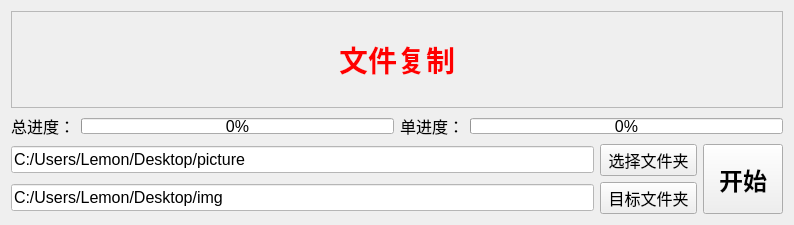
<?xml version="1.0" encoding="UTF-8"?>
<ui version="4.0">
 <class>MainWindow</class>
 <widget class="QMainWindow" name="MainWindow">
  <property name="geometry">
   <rect>
    <x>0</x>
    <y>0</y>
    <width>794</width>
    <height>225</height>
   </rect>
  </property>
  <property name="font">
   <font>
    <pointsize>6</pointsize>
   </font>
  </property>
  <property name="windowTitle">
   <string>File Copy</string>
  </property>
  <property name="styleSheet">
   <string notr="true"/>
  </property>
  <widget class="QWidget" name="centralWidget">
   <layout class="QGridLayout" name="gridLayout">
    <item row="0" column="0" colspan="2">
     <widget class="QLabel" name="staLab">
      <property name="font">
       <font>
        <pointsize>22</pointsize>
        <weight>75</weight>
        <bold>true</bold>
       </font>
      </property>
      <property name="styleSheet">
       <string notr="true">color: rgb(255, 0, 0);</string>
      </property>
      <property name="frameShape">
       <enum>QFrame::StyledPanel</enum>
      </property>
      <property name="text">
       <string>文件复制</string>
      </property>
      <property name="alignment">
       <set>Qt::AlignCenter</set>
      </property>
     </widget>
    </item>
    <item row="2" column="0">
     <layout class="QVBoxLayout" name="verticalLayout">
      <item>
       <layout class="QHBoxLayout" name="horizontalLayout">
        <item>
         <widget class="QLineEdit" name="srcLineEdit">
          <property name="font">
           <font>
            <pointsize>12</pointsize>
           </font>
          </property>
          <property name="styleSheet">
           <string notr="true">background-color: rgb(255, 255, 255);</string>
          </property>
          <property name="text">
           <string>C:/Users/Lemon/Desktop/picture</string>
          </property>
         </widget>
        </item>
        <item>
         <widget class="QPushButton" name="selectSrcBtn">
          <property name="font">
           <font>
            <pointsize>12</pointsize>
           </font>
          </property>
          <property name="styleSheet">
           <string notr="true"/>
          </property>
          <property name="text">
           <string> 选择文件夹 </string>
          </property>
         </widget>
        </item>
       </layout>
      </item>
      <item>
       <layout class="QHBoxLayout" name="horizontalLayout_2">
        <item>
         <widget class="QLineEdit" name="desLineEdit">
          <property name="font">
           <font>
            <pointsize>12</pointsize>
           </font>
          </property>
          <property name="styleSheet">
           <string notr="true">background-color: rgb(255, 255, 255);</string>
          </property>
          <property name="text">
           <string>C:/Users/Lemon/Desktop/img</string>
          </property>
         </widget>
        </item>
        <item>
         <widget class="QPushButton" name="selectDesBtn">
          <property name="font">
           <font>
            <pointsize>12</pointsize>
           </font>
          </property>
          <property name="styleSheet">
           <string notr="true"/>
          </property>
          <property name="text">
           <string> 目标文件夹 </string>
          </property>
         </widget>
        </item>
       </layout>
      </item>
     </layout>
    </item>
    <item row="2" column="1">
     <widget class="QPushButton" name="startBtn">
      <property name="sizePolicy">
       <sizepolicy hsizetype="Preferred" vsizetype="Preferred">
        <horstretch>0</horstretch>
        <verstretch>0</verstretch>
       </sizepolicy>
      </property>
      <property name="font">
       <font>
        <pointsize>18</pointsize>
        <weight>75</weight>
        <bold>true</bold>
       </font>
      </property>
      <property name="styleSheet">
       <string notr="true"/>
      </property>
      <property name="text">
       <string>开始</string>
      </property>
     </widget>
    </item>
    <item row="1" column="0" colspan="2">
     <layout class="QHBoxLayout" name="horizontalLayout_3">
      <item>
       <widget class="QLabel" name="label">
        <property name="font">
         <font>
          <pointsize>12</pointsize>
         </font>
        </property>
        <property name="text">
         <string>总进度：</string>
        </property>
       </widget>
      </item>
      <item>
       <widget class="QProgressBar" name="totalProgressBar">
        <property name="maximumSize">
         <size>
          <width>16777215</width>
          <height>16</height>
         </size>
        </property>
        <property name="font">
         <font>
          <pointsize>12</pointsize>
         </font>
        </property>
        <property name="value">
         <number>0</number>
        </property>
       </widget>
      </item>
      <item>
       <widget class="QLabel" name="label_2">
        <property name="font">
         <font>
          <pointsize>12</pointsize>
         </font>
        </property>
        <property name="text">
         <string>单进度：</string>
        </property>
       </widget>
      </item>
      <item>
       <widget class="QProgressBar" name="sigProgressBar">
        <property name="maximumSize">
         <size>
          <width>16777215</width>
          <height>16</height>
         </size>
        </property>
        <property name="font">
         <font>
          <pointsize>12</pointsize>
         </font>
        </property>
        <property name="value">
         <number>0</number>
        </property>
       </widget>
      </item>
     </layout>
    </item>
   </layout>
  </widget>
 </widget>
 <layoutdefault spacing="6" margin="11"/>
 <resources/>
 <connections/>
</ui>
